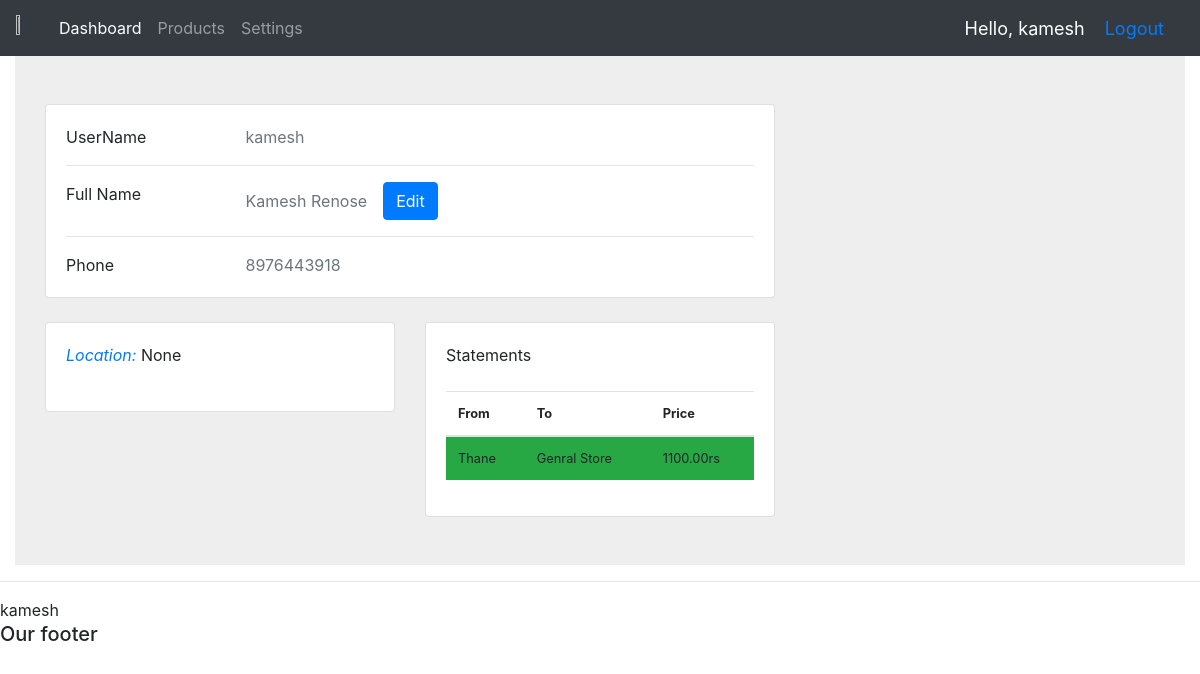
The app's page /userInfo/ (signed in), older data.
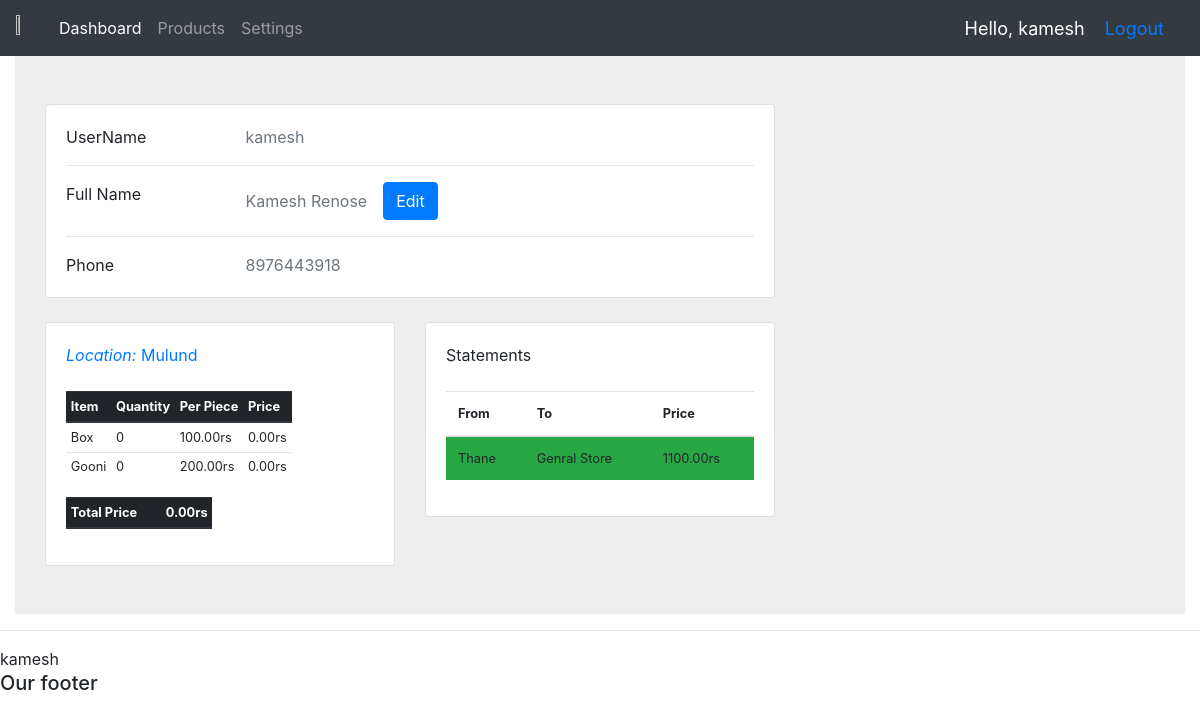
The same page, newer data.
### accounts/models.py (models this page shows, shortened)
class Location(models.Model):
    name = models.CharField(max_length=50)
    person = models.OneToOneField(
        Person, on_delete=models.SET_NULL, null=True, blank=True
    )
    def get_inevn_data(self):
        ivent = Inventory.objects.filter(location=self)
        lst = []
        total = 0
        for each in ivent:
            data = {
                "name": each.item.name,
                "quan": each.quantity,
                "per": each.item.price,
                "totP": each.price,
            }
            lst.append(data)
            total += data["totP"]
        return {'total_price': total, 'data':lst}
    def __str__(self):
        return self.name

class Item(models.Model):
    name = models.CharField(max_length=50)
    price = models.DecimalField(max_digits=10, decimal_places=2)

### accounts/views.py (the view)
# urls.py: path('userInfo/', userInfoEmp, name='userInfo'),
@login_required(login_url="login")
def userInfoEmp(request):
    user = User.objects.get(id=request.user.id)
    context = getInfo(user)
    return render(request, "accounts/userInfo.html", context)

### accounts/models.py (called while the page is built)
    def get_statement(self):
        raw_statements = StoreStatement.objects.filter(creator=self).order_by('-created_at')
        statements = []
        color_map = {
            "Approved": "bg-success",
            "Rejected": "bg-danger",
            "Pending": "bg-info",
        }
        for each in raw_statements:
            data = each.get_ST_Info()
            data["status"] = color_map[data["status"]]
            statements.append(data)
        return statements

    def has_location(self):
        try:
            self.location
            return True
        except:
            return False

    def get_assigned_location_name(self):
        if self.has_location():
            return self.location
        else:
            return None

    def inventory_for_assigned_location(self):
        if self.has_location():
            return self.location.get_inevn_data()
        else:
            return None

    @property
    def price(self):
        return self.quantity * self.item.price

    def __str__(self):
        return self.name

    @property
    def price(self):
        return sum(item_quantity.price for item_quantity in self.itemquantity_set.all())

### accounts/templates/accounts/userInfo.html (shortened to what the changed rows need)
{% extends 'accounts/main.html' %}
{% block content %}
<section style="background-color: #eee;">
    <div class="container py-5">
      <div class="row">
        <div class="col-lg-8">
          <div class="row">
            <div class="col-md-6">
              <div class="card mb-4 mb-md-0">
                <div class="card-body">
                    <p class="mb-4"><span class="text-primary font-italic me-1">Location:</span>
                      {% if location %}
                      <a href="{% url 'locationInfo' location.id %}">
                        {{ location }}
                      </a>
                      {% else %}
                      {{ location }}
                      {% endif %}
                    </p>
                  {% if inventory %}
                  <table class="table table-sm table-responsive" style="font-size: 0.8rem;">
                    <thead class="thead-dark">
                      <tr>
                        <th scope="col">Item</th>
                        <th scope="col">Quantity</th>
                        <th scope="col">Per Piece</th>
                        <th scope="col">Price</th>
                      </tr>
                    </thead>
                    <tbody>
                        {% for each in inventory.data %}
                      <tr >
                        <td>{{each.name}}</td>
                        <td>{{each.quan}}</td>
                        <td>{{each.per}}rs</td>
                        <td>{{each.totP}}rs</td>
                      </tr>
                      {% endfor %}
                    </tbody>
                </table>
                <table class="table table-sm table-responsive" style="font-size: 0.8rem;">
                    <thead class="thead-dark">
                      <tr>
                        <th scope="col">Total Price</th>
                        <th scope="col"></th>
                        <th scope="col"></th>
                        <th scope="col">{{inventory.total_price}}rs</th>
                      </tr>
                    </thead>
                </table>
                {% endif %}
                </div>
              </div>
            </div>
            <div class="col-md-6">
              <div class="card mb-4 mb-md-0">
                <div class="card-body">
                  <table class="table" style="font-size: 0.8rem;">
                    <thead class="thead">
                      <tr>
                        <th scope="col">From</th>
                        <th scope="col">To</th>
                        <th scope="col">Price</th>
                      </tr>
                    </thead>
                </table>
                </div>
              </div>
            </div>
          </div>
        </div>
      </div>
    </div>
  </section>
  {% endblock %}

Row changes from the older to the newer data that the page shows:
now on this page (row edited): Location: name "Mulund"
now on this page (row unchanged): Item: name "Box", per "100.00"
now on this page (row unchanged): Item: name "Gooni", per "200.00"
Text that changed along with them:
{{ inventory.total_price }}: (not shown) → "0.00"
{{ location }}: "None" → (not shown)
text now shown: "Item Quantity Per Piece Price Total Price rs"
new list line: "0 rs 0.00 rs"
